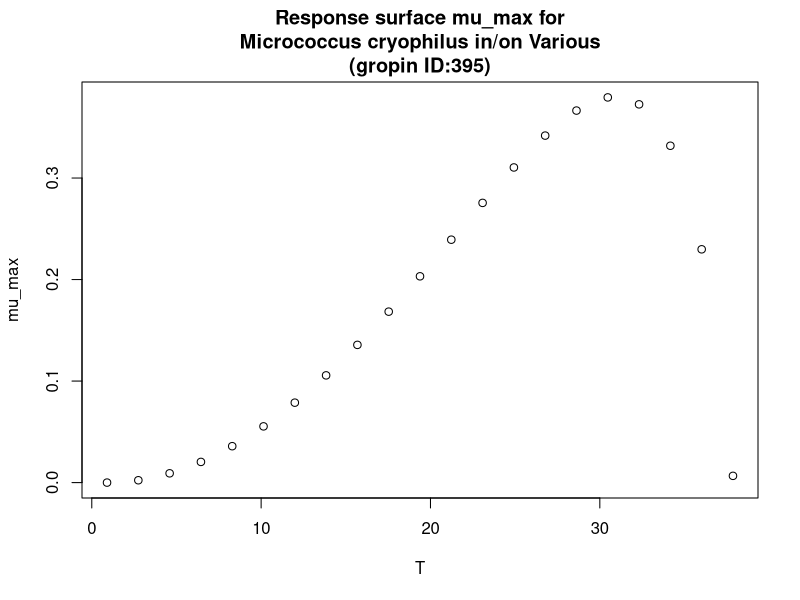

Write the R code that produced this figure.
#############################
# start of Parameter script
#############################
T <- seq(0.9009,37.8621378621379,length.out=21)
#############################
# end of Parameter script
#############################
############################# 
# start of Model script Gropin ID 395 
#############################
 
# constant coefficients for this model
 
variables <- data.frame(T)
argumentsPar <- expand.grid(variables)
 
# heart of the model
response_surface <- function(T) {
   mumax <-(3.8*(10^-1)*(T-37.9)*((T-0.9)^2))/((30.9-0.9)*((30.9-0.9)*(T-30.9)-(30.9-37.9)*(30.9+0.9-2*T)))

return(mumax=mumax)
} 

# output parameters
mumax <- cbind(argumentsPar,response_surface(argumentsPar['T']))
colnames(mumax) <- c(colnames(argumentsPar),'mumax')
#############################
# End of Model script
#############################
############################# 
# start of Visualisation script Gropin ID 395 
#############################
plot(T,mumax$mumax,
                          xlab='T',
                          ylab='mu_max',main='Response surface mu_max for
Micrococcus cryophilus in/on Various
(gropin ID:395)')
#############################
# End of Visualisation script
#############################
